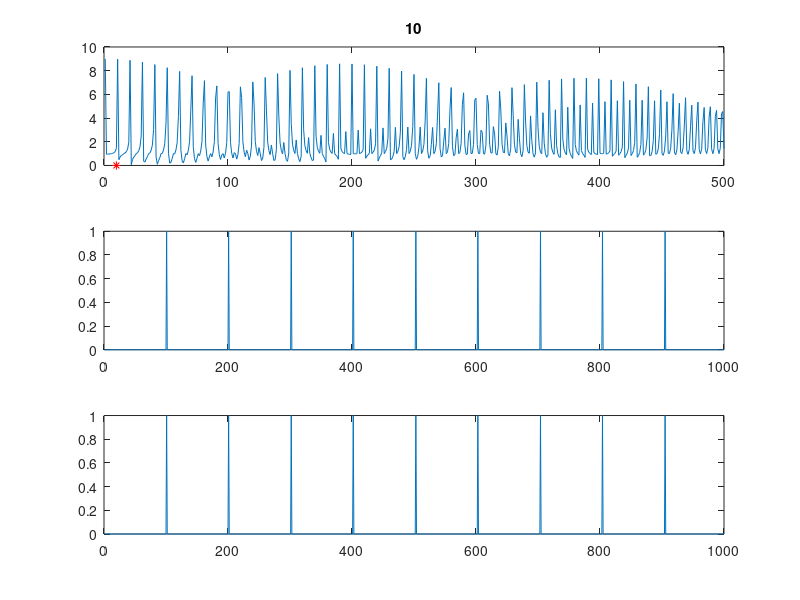

Recreate this plot in MATLAB.
a = zeros(1000,1); l = length(a);b = a; clf;
%d = 3;
%b(1:d:length(a)) = 1;
e= 100.5; 
b(e:e:length(a)) = 1;

f= fft(b);%fft(b); %/length(a);   fwht
figure(4);
subplot(311);
%plot(f);
plot(abs(f(1:round(length(a)/2)))); title(num2str(round(length(a)/e))); hold on; plot(round(length(a)/e),0,'r*'); hold off;

ff = f; w = 2;
%ff([round(l/d)-w:round(l/d)+w,l-round(l/d)-w:l-round(l/d)+w])=0;
%ff([round(l/e)-w:round(l/e)+w,l-round(l/e)-w:l-round(l/e)+w])=0;

bb = abs(ifft(ff));
figure(4);
subplot(312);
plot(b); 
subplot(313);
plot(bb);ylim([0,1]);





% f= goertzel(b);%fft(b); %/length(a);   fwht
% figure(4);
% subplot(311);
% %plot(f);
% plot(real(f(1:round(length(a)/2)))); title(num2str(round(length(a)/e)));